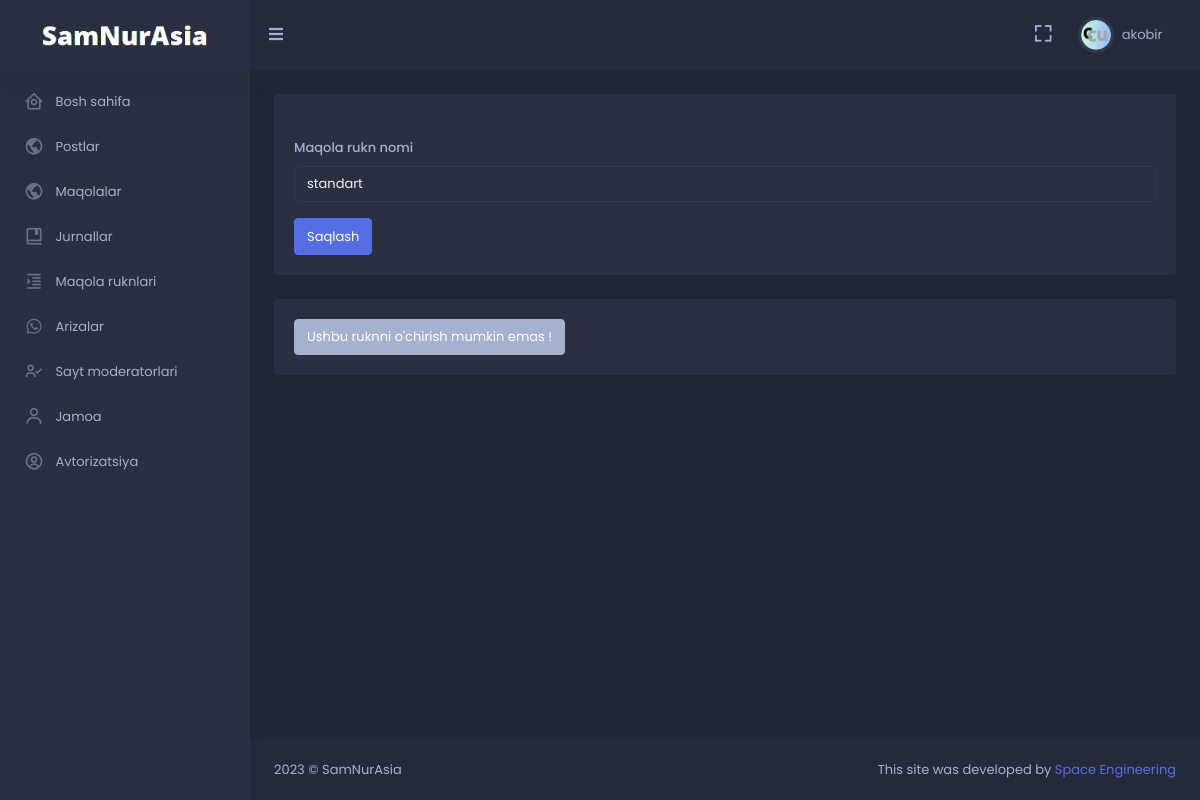
The app's page /moderator/col/update/1 (signed in) with its own data.
### moderator/models.py (models this page shows, shortened)
class User(AbstractUser):
    image = models.ImageField(null=True, blank=True, upload_to='images/avatar')
    dark_mode = models.BooleanField(default=False)
    class Meta:
        verbose_name = 'User'
        verbose_name_plural = '1. Userlar'

### articles/models.py (models this page shows, shortened)
class ArticleColumn(models.Model):
    name = models.CharField(max_length=150)
    class Meta:
        verbose_name = 'Maqola rukni'
        verbose_name_plural = '1. Maqola ruknlari'

### moderator/decorator.py (the view)
    def wrapper_func(request, *args, **kwargs):
        if Moderator.get_moderator_or_None(request=request) is not None:
            return func(request, *args, **kwargs)
        else:
            raise Http404()

### moderator/forms.py
class ArticleColumnForm(forms.ModelForm):
    class Meta:
        model = ArticleColumn
        fields = ['name']
    def __init__(self, *args, **kwargs):
        super(ArticleColumnForm, self).__init__(*args, **kwargs)
        self.fields['name'].widget.attrs.update({'class': 'form-control'})

### moderator/decorator.py (called while the page is built)
def moderator_only(func):
    def wrapper_func(request, *args, **kwargs):
        if Moderator.get_moderator_or_None(request=request) is not None:
            return func(request, *args, **kwargs)
        else:
            raise Http404()
    return wrapper_func

### moderator/models.py (called while the page is built)
    def get_moderator_or_None(request: WSGIRequest):
        if not request.user.is_authenticated:
            return None
        user = request.user
        if not (user.is_active and user.is_staff):
            return None
        try:
            moderator = Moderator.objects.get(user_id=user.pk)
            return moderator
        except:
            return None

### moderator/views.py (called while the page is built)
@login_required(login_url='login')
@moderator_only
def article_col_update(request: WSGIRequest, pk):
    object = get_object_or_404(ArticleColumn, pk=pk)
    form = ArticleColumnForm(instance=object)
    if request.method == 'POST':
        form = ArticleColumnForm(instance=object, data=request.POST)
        if form.is_valid:
            form.save()
            messages.success(request, 'Sozlamalar saqlandi.')
            return redirect('article_col_all')
    return render(request, 'moderator/article_col_update.html', {
        'object': object,
        'form': form,
    })

### templates/moderator/article_col_update.html (shortened to what this page needs)
{% extends 'moderator/base.html' %}
{% block content %}
<div class="row">
    <div class="col-12">
        <div class="card">
            <div class="card-body">
                <form class="custom-validation" method="POST"> {% csrf_token %}
                    <div class="mb-3">
                        <label class="form-label"> Maqola rukn nomi </label>
                        {{form.name}}
                    </div>
                    <div class="d-flex flex-wrap gap-2">
                        <button type="submit" class="btn btn-primary waves-effect waves-light">
                            Saqlash
                        </button>
                    </div>
                </form>
            </div>
        </div>
    </div>
    <div class="col-12">
        <div class="card">
            <div class="card-body">
                {% if object.pk == 1 %}
                    <div">
                        <button type="button" class="btn btn-dark" style="pointer-events: none;"> Ushbu ruknni o'chirish mumkin emas ! </button>
                    </div>
                {% else %}
                <form action="{% url 'article_col_delete' object.pk %}">
                    <button type="submit" class="btn btn-danger"> Ruknni o'chirish</button>
                </form>
                {% endif %}
            </div>
        </div>
    </div>
</div>
{% endblock %}

### templates/moderator/base.html (shortened to what this page needs)
<!doctype html> {% load static %}
<html lang="en">
<head>
    <link href="{% static 'skote/assets/css/bootstrap.min.css' %}" id="bootstrap-style" rel="stylesheet"
        type="text/css" />
    <link href="{% static 'skote/assets/css/icons.min.css' %}" rel="stylesheet" type="text/css" />
    <link href="{% static 'skote/assets/css/app.min.css' %}" id="app-style" rel="stylesheet" type="text/css" />
</head>
{% if user.dark_mode == True %}
<body data-sidebar="dark" data-layout-mode="dark">
    {% else %}
<body data-sidebar="light" data-layout-mode="light">
        {% endif %}
        <div id="layout-wrapper">
            <header id="page-topbar">
                <div class="navbar-header">
                    <div class="d-flex">
                        <div class="navbar-brand-box">
                            <a href="#" class="logo logo-light" style="pointer-events: none;">
                                <span class="logo-lg">
                                    <img src="{% static 'image/dark.png' %}" alt="" height="22">
                                </span>
                            </a>
                        </div>
                        <button type="button" class="btn btn-sm px-3 font-size-16 header-item waves-effect"
                            id="vertical-menu-btn">
                            <i class="fa fa-fw fa-bars"></i>
                        </button>
                    </div>
                    <div class="d-flex">
                        <div class="dropdown d-none d-lg-inline-block ms-1">
                            <button type="button" class="btn header-item noti-icon waves-effect"
                                data-bs-toggle="fullscreen">
                                <i class="bx bx-fullscreen"></i>
                            </button>
                        </div>
                        <div class="dropdown d-inline-block">
                            <button type="button" class="btn header-item waves-effect" id="page-header-user-dropdown"
                                data-bs-toggle="dropdown" aria-haspopup="true" aria-expanded="false">
                                <img class="rounded-circle header-profile-user"
                                    src="{% if user.image %}{{user.image.url}}{% else %}{% static 'skote/assets/images/users/avatar_default.png' %}{% endif %}"
                                    alt="Header Avatar">
                                <span class="d-none d-xl-inline-block ms-1" key="t-henry">{{ user.username }}</span>
                                <i class="mdi mdi-chevron-down d-none d-xl-inline-block"></i>
                            </button>
                        </div>
                    </div>
                </div>
            </header>
            <div class="vertical-menu">
                <div data-simplebar class="h-100">
                    <div id="sidebar-menu">
                        <ul class="metismenu list-unstyled" id="side-menu">
                            <li>
                                <a href="{% url 'dashboard' %}" >
                                    <i class="bx bx-home-circle"></i>
                                    <span key="t-dashboards"> Bosh sahifa </span>
                                </a>
                            </li>
                            <li>
                                <a href="{% url 'all_posts' %}">
                                    <i class="bx bx-world"></i>
                                    <span key="t-dashboards"> Postlar </span>
                                </a>
                            </li>
                            <li>
                                <a href="{% url 'all_article' %}">
                                    <i class="bx bx-world"></i>
                                    <span key="t-dashboards"> Maqolalar </span>
                                </a>
                            </li>
                            <li>
                                <a href="{% url 'journal_all' %}">
                                    <i class="bx bx-book-bookmark"></i>
                                    <span key="t-dashboards"> Jurnallar </span>
                                </a>
                            </li>
                            <li>
                                <a href="{% url 'article_col_all' %}" class="waves-effect">
                                    <i class="bx bx-right-indent"></i>
                                    <span key="t-chat"> Maqola ruknlari </span>
                                </a>
                            </li>
                            <li>
                                <a href="{% url 'petition_all' %}" class="waves-effect">
                                    <i class="bx bxl-whatsapp"></i>
                                    <span key="t-file-manager">Arizalar</span>
                                </a>
                            </li>
                            <li>
                                <a href="{% url 'moderator_all' %}" class="waves-effect">
                                    <i class="bx bx-user-check"></i>
                                    <span key="t-file-manager">Sayt moderatorlari</span>
                                </a>
                            </li>
                            <li>
                                <a href="{% url 'team_all' %}" class="waves-effect">
                                    <i class="bx bx-user"></i>
                                    <span key="t-file-manager"> Jamoa </span>
                                </a>
                            </li>
                            <li>
                                <a href="#" class="has-arrow waves-effect">
                                    <i class="bx bx-user-circle"></i>
                                    <span key="t-ecommerce">Avtorizatsiya</span>
                                </a>
                            </li>
                        </ul>
                    </div>
                </div>
            </div>
            <div class="main-content">
                <div class="page-content">
                    <div class="container-fluid">
                        {% block content %}{% endblock %}
                    </div>
                </div>
                <footer class="footer">
                    <div class="container-fluid">
                        <div class="row">
                            <div class="col-sm-6">
                                <script>document.write(new Date().getFullYear())</script> © SamNurAsia
                            </div>
                            <div class="col-sm-6">
                                <div class="text-sm-end d-none d-sm-block">
                                    This site was developed by <a href="#">Space Engineering</a>
                                </div>
                            </div>
                        </div>
                    </div>
                </footer>
            </div>
    </body>
</html>

### records on screen
User: image (picture), username "akobir"
ArticleColumn: name "standart"
